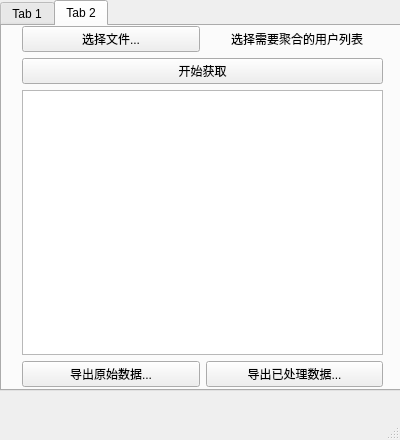
<?xml version="1.0" encoding="UTF-8"?>
<ui version="4.0">
 <class>MainWindow</class>
 <widget class="QMainWindow" name="MainWindow">
  <property name="geometry">
   <rect>
    <x>0</x>
    <y>0</y>
    <width>400</width>
    <height>440</height>
   </rect>
  </property>
  <property name="windowTitle">
   <string>Scrapy小爬虫-</string>
  </property>
  <widget class="QWidget" name="centralwidget">
   <widget class="QTabWidget" name="tabWidget">
    <property name="geometry">
     <rect>
      <x>0</x>
      <y>0</y>
      <width>401</width>
      <height>391</height>
     </rect>
    </property>
    <property name="currentIndex">
     <number>1</number>
    </property>
    <widget class="QWidget" name="tab">
     <attribute name="title">
      <string>Tab 1</string>
     </attribute>
     <widget class="QWidget" name="verticalLayoutWidget">
      <property name="geometry">
       <rect>
        <x>20</x>
        <y>0</y>
        <width>361</width>
        <height>361</height>
       </rect>
      </property>
      <layout class="QVBoxLayout" name="verticalLayout">
       <item>
        <layout class="QHBoxLayout" name="horizontalLayout">
         <item>
          <widget class="QLineEdit" name="lineEdit">
           <property name="font">
            <font>
             <family>Microsoft YaHei UI</family>
            </font>
           </property>
           <property name="text">
            <string/>
           </property>
           <property name="placeholderText">
            <string>输入贴吧名称</string>
           </property>
          </widget>
         </item>
         <item>
          <widget class="QPushButton" name="pushButton">
           <property name="text">
            <string>添加</string>
           </property>
          </widget>
         </item>
        </layout>
       </item>
       <item>
        <widget class="QListView" name="listView"/>
       </item>
       <item>
        <layout class="QHBoxLayout" name="horizontalLayout_2">
         <item>
          <widget class="QLabel" name="label_2">
           <property name="font">
            <font>
             <family>Microsoft YaHei UI</family>
            </font>
           </property>
           <property name="text">
            <string>数据量上限(0表示无上限)</string>
           </property>
          </widget>
         </item>
         <item>
          <widget class="QSpinBox" name="spinBox"/>
         </item>
         <item>
          <widget class="QPushButton" name="pushButton_2">
           <property name="text">
            <string>开始</string>
           </property>
          </widget>
         </item>
        </layout>
       </item>
       <item>
        <widget class="QProgressBar" name="progressBar">
         <property name="value">
          <number>24</number>
         </property>
        </widget>
       </item>
       <item>
        <widget class="QLabel" name="label">
         <property name="font">
          <font>
           <family>Microsoft YaHei UI</family>
          </font>
         </property>
         <property name="text">
          <string/>
         </property>
        </widget>
       </item>
      </layout>
     </widget>
    </widget>
    <widget class="QWidget" name="tab_2">
     <attribute name="title">
      <string>Tab 2</string>
     </attribute>
     <widget class="QWidget" name="verticalLayoutWidget_2">
      <property name="geometry">
       <rect>
        <x>20</x>
        <y>0</y>
        <width>361</width>
        <height>361</height>
       </rect>
      </property>
      <layout class="QVBoxLayout" name="verticalLayout_2">
       <item>
        <layout class="QHBoxLayout" name="horizontalLayout_3">
         <item>
          <widget class="QPushButton" name="pushButton_3">
           <property name="text">
            <string>选择文件...</string>
           </property>
          </widget>
         </item>
         <item>
          <widget class="QLabel" name="label_3">
           <property name="text">
            <string>选择需要聚合的用户列表      </string>
           </property>
           <property name="alignment">
            <set>Qt::AlignRight|Qt::AlignTrailing|Qt::AlignVCenter</set>
           </property>
          </widget>
         </item>
        </layout>
       </item>
       <item>
        <widget class="QPushButton" name="pushButton_4">
         <property name="text">
          <string>开始获取</string>
         </property>
        </widget>
       </item>
       <item>
        <widget class="QTreeView" name="treeView"/>
       </item>
       <item>
        <layout class="QHBoxLayout" name="horizontalLayout_4">
         <item>
          <widget class="QPushButton" name="pushButton_5">
           <property name="text">
            <string>导出原始数据...</string>
           </property>
          </widget>
         </item>
         <item>
          <widget class="QPushButton" name="pushButton_6">
           <property name="text">
            <string>导出已处理数据...</string>
           </property>
          </widget>
         </item>
        </layout>
       </item>
      </layout>
     </widget>
    </widget>
   </widget>
  </widget>
  <widget class="QStatusBar" name="statusbar"/>
  <widget class="QMenuBar" name="menuBar">
   <property name="geometry">
    <rect>
     <x>0</x>
     <y>0</y>
     <width>400</width>
     <height>23</height>
    </rect>
   </property>
  </widget>
 </widget>
 <resources/>
 <connections/>
</ui>
